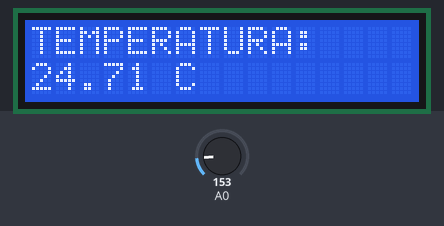
The sketch below on a simulated Arduino Uno, built with avr-gcc and run on an emulated ATmega328P. Parts: 16×2 character LCD. The test bench sets the inputs (shaded band); at power-on: A0 = 153.

Above: at 1.2 s.
1.3 s: A0 set to 165
At 2.9 s:
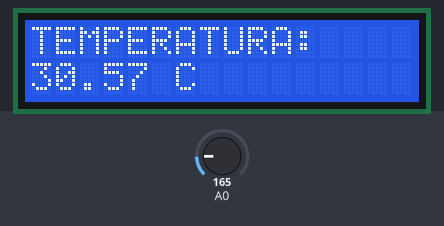
3.5 s: A0 set to 175
At 4.9 s:
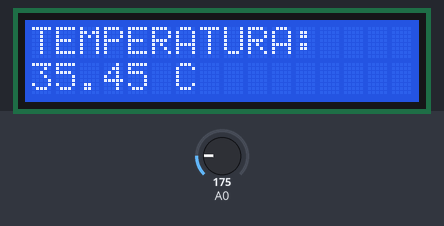
5.5 s: A0 set to 191
At 6.7 s:
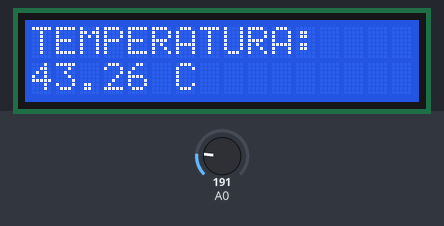
Timing chart, 0 to 8.5 s (numbered marks = the images above; inputs shaded):
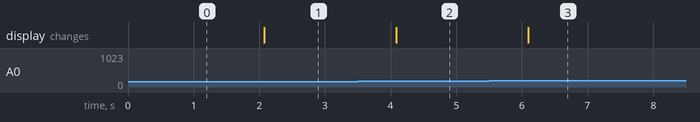

Measured:
- after the input at 1.3 s, the display: changes after 0.78 s (image 1)
- after the input at 3.5 s, the display: changes after 0.59 s (image 2)
- after the input at 5.5 s, the display: changes after 0.60 s (image 3)

The sketch:

temperatura_lm35dz.ino
```cpp
#include<LiquidCrystal.h>
LiquidCrystal lcd(12,11,5,4,3,2);
int lectura;
float voltaje,temperatura;

void setup() {
lcd.begin(16,2);
}

void loop() {
lcd.clear();
lcd.setCursor(0,0);
lcd.print("TEMPERATURA:");

lectura=analogRead(A0);
voltaje=5.0/1024*lectura;
temperatura=voltaje*100-50; // tmp36
//temperatura=voltaje*100;  SENSOR LM35
lcd.setCursor(0,1);
lcd.print(temperatura +String(" C"));
delay(1000);
}
```
